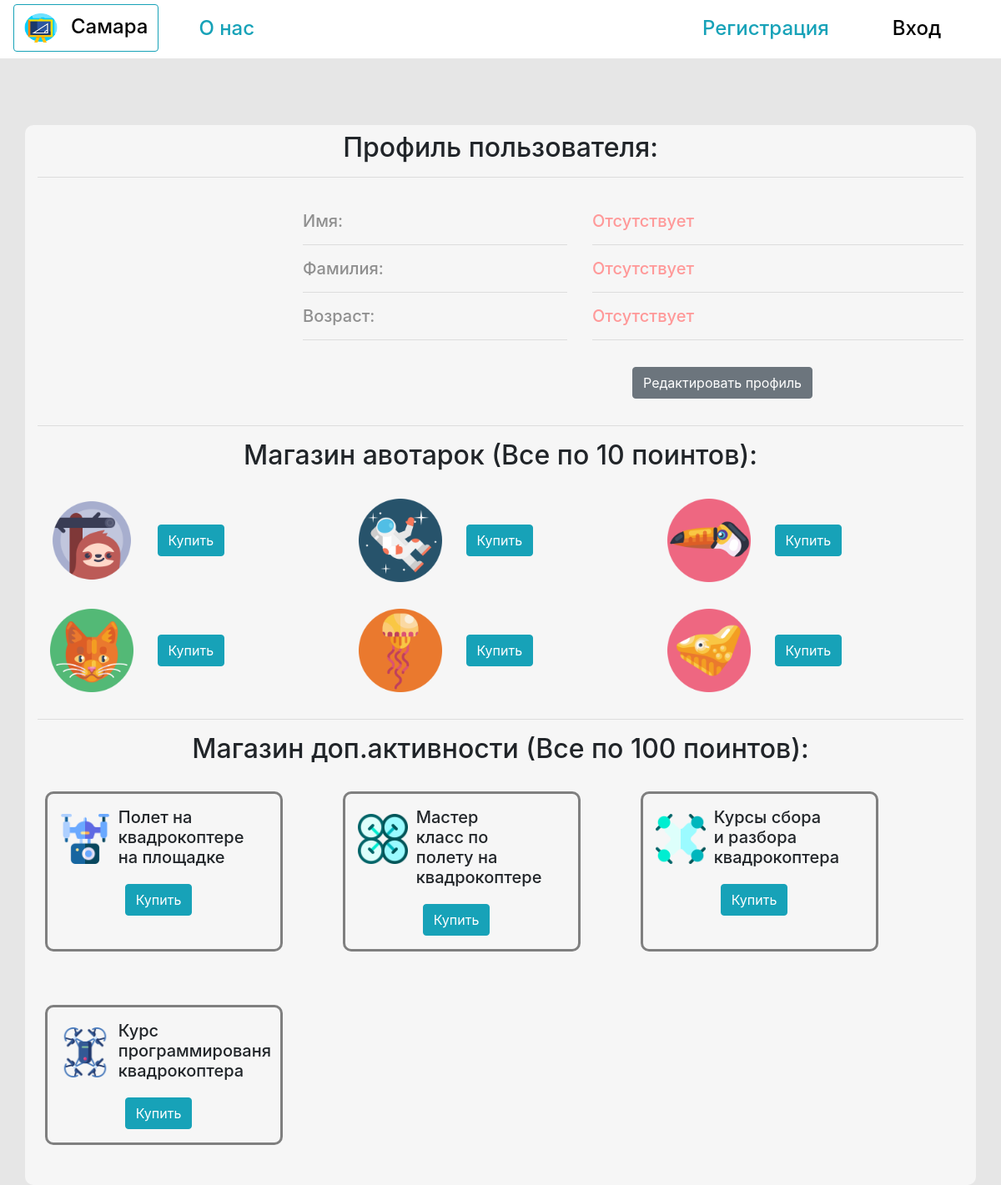
The page /student/8/ on the database its author committed.
### deti/models.py (models this page shows, shortened)
class Magazin(models.Model): #Таблица магазина
    item_name= models.CharField(max_length=120,db_index = True,verbose_name='Название предмета')
    item_pice= models.IntegerField(verbose_name='Цена предмета')
    item_photo= models.ImageField(upload_to='images/item' , blank=True, verbose_name = 'Фото Предмета', )
    buy_or_no= models.BooleanField(verbose_name='Куплино или нет', null= True)
    activ_or_no= models.BooleanField(verbose_name='Применино или нет', null= True)
    class Meta:
        verbose_name='Магазин'
        verbose_name_plural='Магазин'
        db_table='magazin'

class Dopkyrs(models.Model):
    dopkyrs_title=  models.CharField(max_length = 120, db_index = True, verbose_name = 'Название курса')
    photo_kyrs= models.ImageField(upload_to='images/kyrs' ,blank = True, null=True, verbose_name = 'Фото курса')
    kyrs_pice= models.IntegerField(verbose_name='Цена курса')
    class Meta:
        verbose_name='Дополнительные курсы'
        verbose_name_plural='Дополнительные курсы'
        db_table='dopkyrs'

### deti/views.py (the view)
# urls.py: path('student/<int:pk>/',StudentDetail.as_view(), name='student_detail_url'),
class StudentDetail(View):
    def get(self, request, pk):
        student=get_object_or_404(Student, pk=pk)
        magazins= Magazin.objects.all()
        dopkyrs= Dopkyrs.objects.all()
        return render(request,'deti/student/profil_student.html',
        context={'student':student,
        'magazins':magazins,
        'dopkyrs':dopkyrs})

### deti/templates/deti/student/profil_student.html (shortened to what this page needs)
{% extends 'base.html' %}
{% block content %}
<div class="container profile-container" style="background-color: #f6f6f6; border-radius: 10px; ">
  <h2 class="mt-2"align=center>Профиль пользователя: {{ user.get_username }}</h2>
  <hr />
  <div class="row mt-3">
    <div class="col-3 mb-3">
    </div>
    <div class="col-4 pl-5 mt-4">
      <h5 style="color: #8f8f8f;">Имя: </h5>
      <hr />
      <h5 style="color: #8f8f8f;">Фамилия: </h5>
      <hr />
      <h5 style="color: #8f8f8f;">Возраст: </h5>
      <hr />
    </div>
    <div class="col-5 mt-4">
      {% if student.first_name_student %}
      <h5>{{student.first_name_student}}</h5>
      <hr />
      {% else %}
      <h5 style="color: #ff9999;">Отсутствует</h5>
      <hr />
      {% endif %}
      {% if student.second_name_student %}
      <h5>{{student.second_name_student}}</h5>
      <hr />
      {% else %}
      <h5 style="color: #ff9999;">Отсутствует</h5>
      <hr />
      {% endif %}
      {% if student.age_student %}
      <h5>{{student.age_student}}</h5>
      <hr />
      {% else %}
      <h5 style="color: #ff9999;">Отсутствует</h5>
      <hr />
      {% endif %}
      <a class="btn btn-secondary mt-3 mb-3 ml-5" href="{% url 'edit_student_url' %}" role="button">Редактировать профиль</a>
    </div>
  </div>
  <hr />
  <h2 class="mt-2 mb-3"align=center>Магазин авотарок (Все по 10 поинтов):</h2>
  <div class="container list-container">
    <div class="row">
      {% for magazin in magazins %}
      <div class="col-4">
        <img src="{{magazin.item_photo.url}}" class="mr-3 magazin_images mt-3 mb-3" width="100" height="100" alt="{{magazin.item_name}}">
        <button type="button" class="btn btn-info mb-3 mt-3 ml-2">Купить</button>
      </div>
      {% endfor %}
    </div>
  </div>
  <hr />
  <h2 class="mt-2 mb-3"align=center> Магазин доп.активности (Все по 100 поинтов):</h2>
    <div class="row">
  {% for dopkyr in dopkyrs %}
  <div class="col-3 mr-5 mt-3 ml-4 mb-5 card-dopkyrs">
    <div class="row">
      <div class="col-3">
        <img src="{{dopkyr.photo_kyrs.url}}" class=" magazin_images mt-4 mb-2" width="60" height="60" alt="{{magazin.item_name}}">
      </div>
      <div class="col-7">
        <h5 class="mt-3 mb-3">{{dopkyr.dopkyrs_title}}</h5>
        <button type="button" class="btn btn-info mb-3 mt-1 ml-2">Купить</button>
      </div>
    </div>
  </div>
  {% endfor %}
  </div>
</div>
{% endblock %}

### static/css/style.css (style rules this page uses)
body { background-color: #e6e6e6; }
.profile-container { margin-top: 80px; }
.card-dopkyrs { border-style: solid; border-radius: 10px; border-color: #7f7f7f; }

### rows shown on the page
Magazin: item_photo (picture)
Magazin: item_photo (picture)
Magazin: item_photo (picture)
Magazin: item_photo (picture)
Magazin: item_photo (picture)
Magazin: item_photo (picture)
Dopkyrs: photo_kyrs (picture), dopkyrs_title "Полет на квадрокоптере на площадке"
Dopkyrs: photo_kyrs (picture), dopkyrs_title "Мастер класс по полету на квадрокоптере"
Dopkyrs: photo_kyrs (picture), dopkyrs_title "Курсы сбора и разбора квадрокоптера"
Dopkyrs: photo_kyrs (picture), dopkyrs_title "Курс программированя квадрокоптера"
